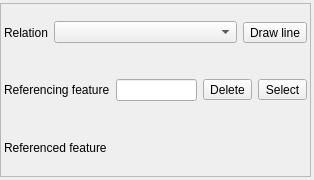
<?xml version="1.0" encoding="UTF-8"?>
<ui version="4.0">
 <class>linker</class>
 <widget class="QDockWidget" name="linker">
  <property name="geometry">
   <rect>
    <x>0</x>
    <y>0</y>
    <width>314</width>
    <height>180</height>
   </rect>
  </property>
  <property name="minimumSize">
   <size>
    <width>314</width>
    <height>180</height>
   </size>
  </property>
  <property name="maximumSize">
   <size>
    <width>524287</width>
    <height>400</height>
   </size>
  </property>
  <property name="windowTitle">
   <string>Link It</string>
  </property>
  <widget class="QWidget" name="dockWidgetContents">
   <layout class="QGridLayout" name="gridLayout_3">
    <property name="leftMargin">
     <number>0</number>
    </property>
    <property name="topMargin">
     <number>3</number>
    </property>
    <property name="rightMargin">
     <number>3</number>
    </property>
    <property name="bottomMargin">
     <number>3</number>
    </property>
    <property name="spacing">
     <number>3</number>
    </property>
    <item row="0" column="0" rowspan="2" colspan="2">
     <widget class="QFrame" name="dockFrame">
      <property name="frameShape">
       <enum>QFrame::StyledPanel</enum>
      </property>
      <property name="frameShadow">
       <enum>QFrame::Raised</enum>
      </property>
      <layout class="QGridLayout" name="gridLayout_2">
       <property name="margin">
        <number>3</number>
       </property>
       <item row="3" column="0">
        <widget class="QWidget" name="referencedFeatureLayout" native="true">
         <layout class="QHBoxLayout" name="horizontalLayout_3">
          <property name="margin">
           <number>0</number>
          </property>
          <item>
           <widget class="QLabel" name="label_3">
            <property name="text">
             <string>Referenced feature</string>
            </property>
           </widget>
          </item>
          <item>
           <widget class="QgsRelationReferenceWidget" name="relationReferenceWidget">
            <property name="sizePolicy">
             <sizepolicy hsizetype="MinimumExpanding" vsizetype="Preferred">
              <horstretch>0</horstretch>
              <verstretch>0</verstretch>
             </sizepolicy>
            </property>
            <property name="openFormButtonVisible">
             <bool>false</bool>
            </property>
           </widget>
          </item>
         </layout>
        </widget>
       </item>
       <item row="2" column="0">
        <widget class="QWidget" name="referencingFeatureLayout" native="true">
         <layout class="QHBoxLayout" name="horizontalLayout">
          <property name="margin">
           <number>0</number>
          </property>
          <item>
           <widget class="QLabel" name="label_2">
            <property name="text">
             <string>Referencing feature</string>
            </property>
           </widget>
          </item>
          <item>
           <widget class="QLineEdit" name="referencingFeatureLineEdit">
            <property name="readOnly">
             <bool>true</bool>
            </property>
           </widget>
          </item>
          <item>
           <widget class="QToolButton" name="highlightReferencingFeatureButton">
            <property name="text">
             <string>Delete</string>
            </property>
            <property name="icon">
             <iconset>
              <normaloff>../icons/highlight.svg</normaloff>../icons/highlight.svg</iconset>
            </property>
           </widget>
          </item>
          <item>
           <widget class="QToolButton" name="identifyReferencingFeatureButton">
            <property name="text">
             <string>Select</string>
            </property>
            <property name="icon">
             <iconset>
              <normaloff>../icons/maptool.svg</normaloff>../icons/maptool.svg</iconset>
            </property>
           </widget>
          </item>
         </layout>
        </widget>
       </item>
       <item row="1" column="0">
        <widget class="QWidget" name="widget_2" native="true">
         <layout class="QHBoxLayout" name="horizontalLayout_2">
          <property name="margin">
           <number>0</number>
          </property>
          <item>
           <widget class="QLabel" name="label">
            <property name="text">
             <string>Relation</string>
            </property>
           </widget>
          </item>
          <item>
           <widget class="QComboBox" name="relationComboBox">
            <property name="sizePolicy">
             <sizepolicy hsizetype="MinimumExpanding" vsizetype="Fixed">
              <horstretch>0</horstretch>
              <verstretch>0</verstretch>
             </sizepolicy>
            </property>
            <property name="sizeAdjustPolicy">
             <enum>QComboBox::AdjustToContents</enum>
            </property>
           </widget>
          </item>
          <item>
           <widget class="QToolButton" name="drawButton">
            <property name="toolTip">
             <string>Draw connection arrows</string>
            </property>
            <property name="text">
             <string>Draw line</string>
            </property>
            <property name="icon">
             <iconset>
              <normaloff>../icons/drawline.svg</normaloff>../icons/drawline.svg</iconset>
            </property>
            <property name="checkable">
             <bool>true</bool>
            </property>
           </widget>
          </item>
         </layout>
        </widget>
       </item>
      </layout>
     </widget>
    </item>
   </layout>
  </widget>
 </widget>
 <customwidgets>
  <customwidget>
   <class>QgsRelationReferenceWidget</class>
   <extends>QWidget</extends>
   <header>qgsrelationreferencewidget.h</header>
  </customwidget>
 </customwidgets>
 <resources/>
 <connections/>
</ui>
